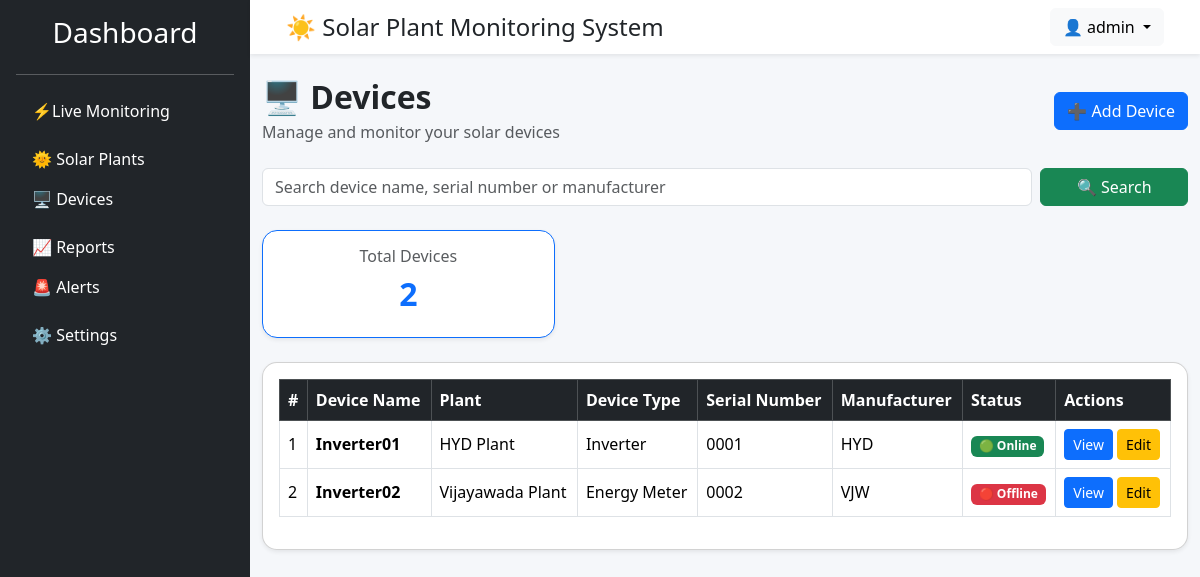
/devices/ (signed in), run on an earlier commit of the app's database.
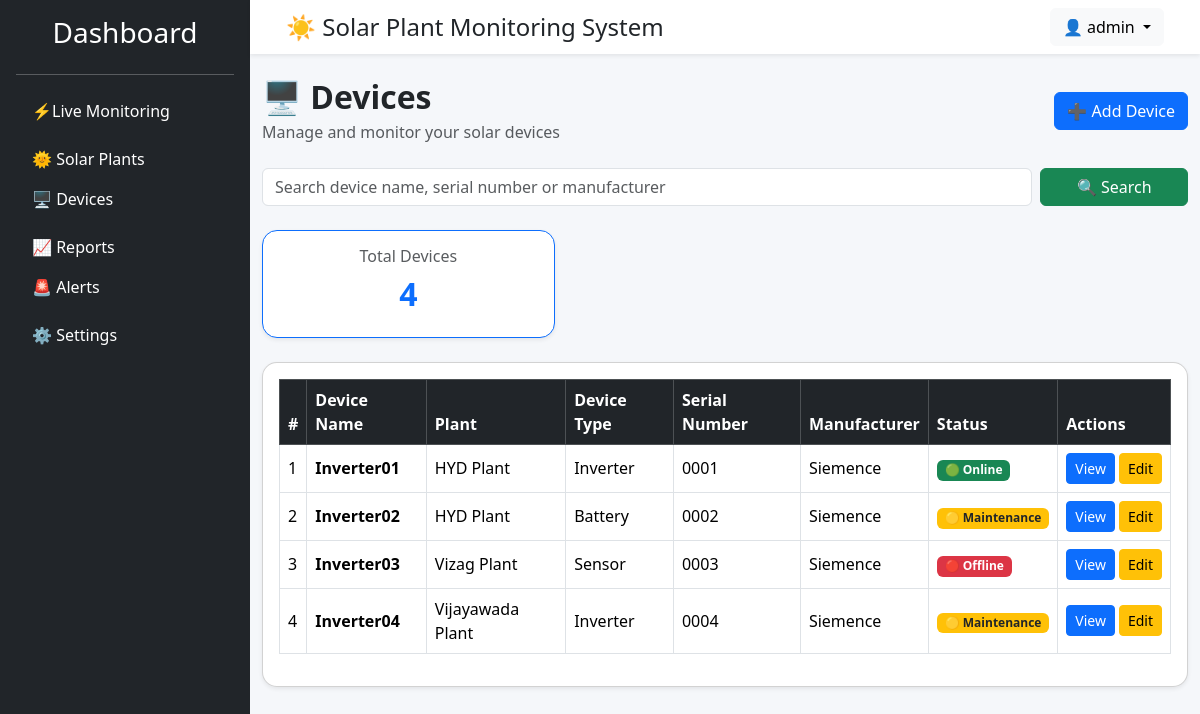
And on a later commit of the database.
### devices/models.py (models this page shows, shortened)
class Device(models.Model):
    DEVICE_TYPES = [
        ("INVERTER", "Inverter"),
        ("METER", "Energy Meter"),
        ("BATTERY", "Battery"),
        ("WEATHER", "Weather Station"),
        ("SENSOR", "Sensor"),
    ]
    STATUS_CHOICES = [
        ("ONLINE", "Online"),
        ("OFFLINE", "Offline"),
        ("MAINTENANCE", "Maintenance"),
    ]
    plant = models.ForeignKey(
        SolarPlant,
        on_delete=models.CASCADE,
        related_name="devices"
    )
    device_name = models.CharField(max_length=100)
    serial_number = models.CharField(
        max_length=100,
        unique=True
    )
    manufacturer = models.CharField(max_length=100)
    model = models.CharField(max_length=100)
    device_type = models.CharField(
        max_length=20,
        choices=DEVICE_TYPES
    )
    status = models.CharField(
        max_length=20,
        choices=STATUS_CHOICES,
        default="ONLINE"
    )
    installed_on = models.DateField()
    created_at = models.DateTimeField(auto_now_add=True)
    updated_at = models.DateTimeField(auto_now=True)
    class Meta:
        ordering = ["device_name"]

class SolarPlant(models.Model):
    STATUS_CHOICES = [
        ("ONLINE", "Online"),
        ("OFFLINE", "Offline"),
        ("MAINTENANCE", "Maintenance"),
    ]
    plant_name = models.CharField(max_length=100)
    location = models.CharField(max_length=255)
    capacity_kw = models.DecimalField(max_digits=10, decimal_places=2)
    status = models.CharField(
        max_length=20,
        choices=STATUS_CHOICES,
        default="ONLINE",
    )
    created_at = models.DateTimeField(auto_now_add=True)
    updated_at = models.DateTimeField(auto_now=True)
    class Meta:
        ordering = ["plant_name"]
        verbose_name = "Solar Plant"
        verbose_name_plural = "Solar Plants"

### devices/views.py (the view, shortened to what this page needs)
@login_required
def device_list(request):
    devices = Device.objects.select_related("plant").all()
    search = request.GET.get("search", "").strip()
    devices = devices.order_by("device_name")
    paginator = Paginator(devices, 20)
    page_number = request.GET.get("page")
    page_obj = paginator.get_page(page_number)
    return render(
        request,
        "devices/device_list.html",
        {
            "page_obj": page_obj,
            "search": search,
        },
    )

### templates/devices/device_list.html (shortened to what the changed rows need)
{% extends 'base.html' %}
{% block content %}
<div class="d-flex justify-content-between align-items-center mb-4">
    <div>
        <h2 class="fw-bold mb-1">
            🖥️ Devices
        </h2>
    </div>
</div>
<div class="row mb-4">
    <div class="col-md-4">
        <div class="card shadow-sm border-primary">
            <div class="card-body text-center">
                <h6 class="text-muted">
                    Total Devices
                </h6>
                <h2 class="fw-bold text-primary">
                    {{ page_obj.paginator.count }}
                </h2>
            </div>
        </div>
    </div>
</div>
<div class="card shadow-sm">
    <div class="card-body">
        <div class="table-responsive">
            <table class="table table-hover table-bordered align-middle">
                <thead class="table-dark">
                    <tr>
                        <th>#</th>
                        <th>Device Name</th>
                        <th>Plant</th>
                        <th>Device Type</th>
                        <th>Serial Number</th>
                        <th>Manufacturer</th>
                        <th>Status</th>
                        <th>Actions</th>
                    </tr>
                </thead>
                <tbody>
                {% for device in page_obj %}
                    <tr>
                        <td>
                            {{ page_obj.start_index|add:forloop.counter0 }}
                        </td>
                        <td>
                            <strong>
                                {{ device.device_name }}
                            </strong>
                        </td>
                        <td>
                            {{ device.plant.plant_name }}
                        </td>
                        <td>
                            {{ device.get_device_type_display }}
                        </td>
                        <td>
                            {{ device.serial_number }}
                        </td>
                        <td>
                            {{ device.manufacturer }}
                        </td>
                        <td>
                            {% if device.status == "ONLINE" %}
                                <span class="badge bg-success">
                                    🟢 Online
                                </span>
                            {% elif device.status == "OFFLINE" %}
                                <span class="badge bg-danger">
                                    🔴 Offline
                                </span>
                            {% else %}
                                <span class="badge bg-warning text-dark">
                                    🟡 Maintenance
                                </span>
                            {% endif %}
                        </td>
                        <td>
                            <div class="d-flex gap-1">
                                <a
                                    href="{% url 'devices:device_detail' device.pk %}"
                                    class="btn btn-sm btn-primary">
                                    View
                                </a>
                                <a
                                    href="{% url 'devices:device_update' device.pk %}"
                                    class="btn btn-sm btn-warning">
                                    Edit
                                </a>
                            </div>
                        </td>
                    </tr>
                {% endfor %}
                </tbody>
            </table>
        </div>
    </div>
</div>
{% endblock %}

What changed in the data, as far as the page shows it:
changed Device "Inverter01": manufacturer "HYD" → "Siemence"
changed Device "Inverter02": plant.plant_name "Vijayawada Plant" → "HYD Plant"; device_type "Energy Meter" → "Battery"; manufacturer "VJW" → "Siemence"; status "🔴 Offline" → "🟡 Maintenance"
added Device: start_index|add "3", device_name "Inverter03", plant.plant_name "Vizag Plant", device_type "Sensor", serial_number "0003", manufacturer "Siemence", status "🔴 Offline"
added Device: start_index|add "4", device_name "Inverter04", plant.plant_name "Vijayawada Plant", device_type "Inverter", serial_number "0004", manufacturer "Siemence", status "🟡 Maintenance"
Also different on the page:
{{ page_obj.paginator.count }}: "2" → "4"
